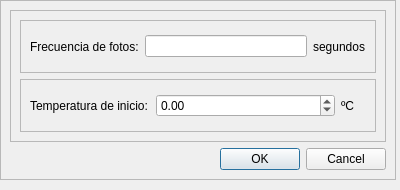
<?xml version="1.0" encoding="UTF-8"?>
<ui version="4.0">
 <class>Dialog</class>
 <widget class="QDialog" name="Dialog">
  <property name="geometry">
   <rect>
    <x>0</x>
    <y>0</y>
    <width>400</width>
    <height>190</height>
   </rect>
  </property>
  <property name="windowTitle">
   <string>Configuracion de Camara</string>
  </property>
  <widget class="QFrame" name="frame_4">
   <property name="geometry">
    <rect>
     <x>0</x>
     <y>0</y>
     <width>396</width>
     <height>180</height>
    </rect>
   </property>
   <property name="frameShape">
    <enum>QFrame::StyledPanel</enum>
   </property>
   <property name="frameShadow">
    <enum>QFrame::Raised</enum>
   </property>
   <layout class="QVBoxLayout" name="verticalLayout_2">
    <item>
     <widget class="QFrame" name="frame">
      <property name="minimumSize">
       <size>
        <width>376</width>
        <height>130</height>
       </size>
      </property>
      <property name="frameShape">
       <enum>QFrame::StyledPanel</enum>
      </property>
      <property name="frameShadow">
       <enum>QFrame::Raised</enum>
      </property>
      <layout class="QVBoxLayout" name="verticalLayout">
       <item>
        <widget class="QFrame" name="frame_2">
         <property name="frameShape">
          <enum>QFrame::StyledPanel</enum>
         </property>
         <property name="frameShadow">
          <enum>QFrame::Raised</enum>
         </property>
         <layout class="QHBoxLayout" name="horizontalLayout">
          <item>
           <widget class="QLabel" name="label">
            <property name="text">
             <string>Frecuencia de fotos:</string>
            </property>
           </widget>
          </item>
          <item>
           <widget class="QLineEdit" name="labelFrecuencia"/>
          </item>
          <item>
           <widget class="QLabel" name="label_3">
            <property name="text">
             <string>segundos</string>
            </property>
           </widget>
          </item>
         </layout>
        </widget>
       </item>
       <item>
        <widget class="QFrame" name="frame_3">
         <property name="frameShape">
          <enum>QFrame::StyledPanel</enum>
         </property>
         <property name="frameShadow">
          <enum>QFrame::Raised</enum>
         </property>
         <layout class="QHBoxLayout" name="horizontalLayout_2">
          <item>
           <widget class="QLabel" name="label_2">
            <property name="maximumSize">
             <size>
              <width>120</width>
              <height>16777215</height>
             </size>
            </property>
            <property name="text">
             <string>Temperatura de inicio:</string>
            </property>
           </widget>
          </item>
          <item>
           <widget class="QDoubleSpinBox" name="doubleSpinTemp">
            <property name="maximumSize">
             <size>
              <width>16777215</width>
              <height>16777215</height>
             </size>
            </property>
            <property name="minimum">
             <double>-999900000.000000000000000</double>
            </property>
           </widget>
          </item>
          <item>
           <widget class="QLabel" name="label_4">
            <property name="maximumSize">
             <size>
              <width>25</width>
              <height>16777215</height>
             </size>
            </property>
            <property name="text">
             <string>ºC</string>
            </property>
           </widget>
          </item>
         </layout>
        </widget>
       </item>
      </layout>
     </widget>
    </item>
    <item>
     <widget class="QDialogButtonBox" name="buttonBox">
      <property name="orientation">
       <enum>Qt::Horizontal</enum>
      </property>
      <property name="standardButtons">
       <set>QDialogButtonBox::Cancel|QDialogButtonBox::Ok</set>
      </property>
     </widget>
    </item>
   </layout>
  </widget>
 </widget>
 <resources/>
 <connections>
  <connection>
   <sender>buttonBox</sender>
   <signal>accepted()</signal>
   <receiver>Dialog</receiver>
   <slot>accept()</slot>
   <hints>
    <hint type="sourcelabel">
     <x>248</x>
     <y>254</y>
    </hint>
    <hint type="destinationlabel">
     <x>157</x>
     <y>274</y>
    </hint>
   </hints>
  </connection>
  <connection>
   <sender>buttonBox</sender>
   <signal>rejected()</signal>
   <receiver>Dialog</receiver>
   <slot>reject()</slot>
   <hints>
    <hint type="sourcelabel">
     <x>316</x>
     <y>260</y>
    </hint>
    <hint type="destinationlabel">
     <x>286</x>
     <y>274</y>
    </hint>
   </hints>
  </connection>
 </connections>
</ui>
